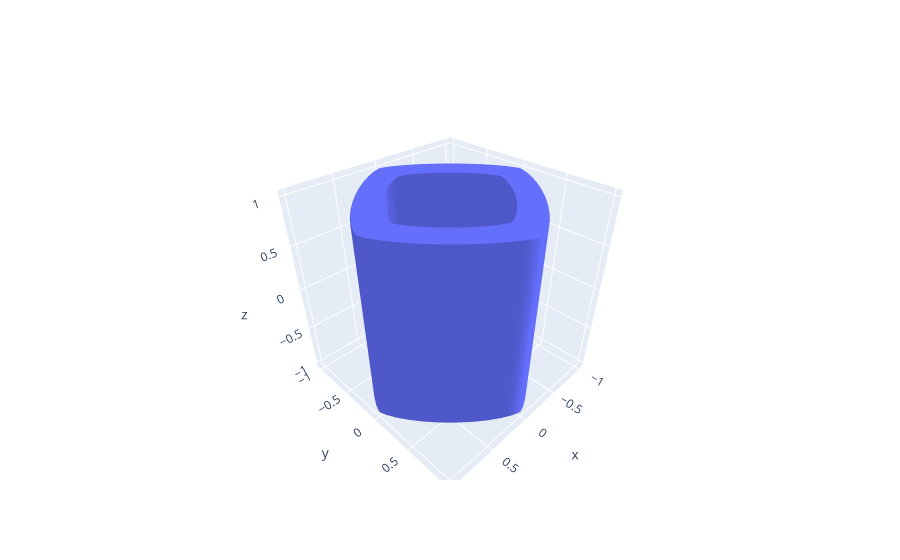

Notebook code for this chart:
### Code cell
fig = go.Figure(data=[
    go.Mesh3d(
        # 8 vertices of a cube
        x=x,
        y=y,
        z=z,
        colorbar_title='z',
        colorscale=[[0, 'gold'],
                    [0.5, 'mediumturquoise'],
                    [1, 'magenta']],
        # Intensity of each vertex, which will be interpolated and color-coded
        # i, j and k give the vertices of triangles
        i = faces[:, 0],
        j = faces[:, 1],
        k = faces[:, 2],
        name='y',
        showscale=True
    )
])
fig.show()

### Figure 1 — Plotly figure (JSON) as saved in the notebook; plotly's stock layout.template omitted (floating-point values rounded to 4 significant figures; data arrays with more than 128 entries replaced by an {"elided": "..."} marker saying what was removed)
{"data": [{"colorbar": {"title": {"text": "z"}}, "colorscale": [[0, "gold"], [0.5, "mediumturquoise"], [1, "magenta"]], "i": {"elided": "4802 int values"}, "j": {"elided": "4802 int values"}, "k": {"elided": "4802 int values"}, "name": "y", "showscale": true, "type": "mesh3d", "x": {"elided": "2500 float values"}, "y": {"elided": "2500 float values"}, "z": {"elided": "2500 float values"}}], "layout": {}}
